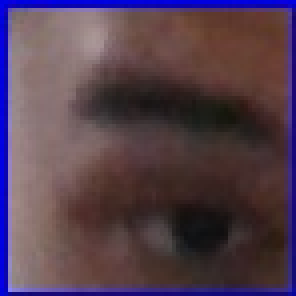
#> input picture Đồ án 5_Nhận diện điểm danh/Source/ImagesUnknown/Image1.jpg, 74 x 74 px, given as the content of the folder ImagesUnknown/Image1.jpg, which was not available (shown 4 times larger)
$ python -i Train_Image.py   (imports and definitions only)
#> lines starting #> are read from the running program, lines starting #| are printed output that depends on the picture
import os
import cv2
import numpy as np
from PIL import Image

# -------------- image labesl ------------------------
def getImagesAndLabels(path):
    # Lấy đường dẫn của toàn bộ file ở trong folder
#> called with path = 'ImagesUnknown/Image1.jpg'
    imagePaths = [os.path.join(path, f) for f in os.listdir(path)]
    # Tạo danh sách faces và Ids rỗng
    faces = []
    Ids = []
    # Lặp qua tất cả đường dẫn hình ảnh đã lấy và load cái ID với bức ảnh đó
    for imagePath in imagePaths:
        # load ảnh và convert ảnh đó qua gray scale
        pilImage = Image.open(imagePath).convert('L')
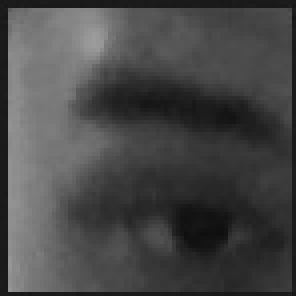
#> pilImage: PIL image 74x74 L (shown 4 times larger); min 15, max 156, mean 71.4
        # Convert pilImage thành mảng numpy
        imageNp = np.array(pilImage, 'uint8')
        # Lấy Id từ ảnh
#> (the run stopped early here; a loop or call above may not have finished)

$ run again, on Đồ án 5_Nhận diện điểm danh/Source/ImagesUnknown/Image2.jpg
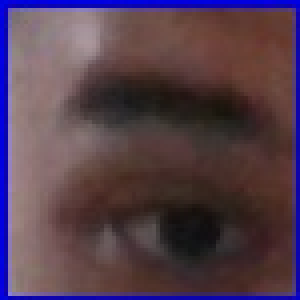
#> input picture Đồ án 5_Nhận diện điểm danh/Source/ImagesUnknown/Image2.jpg, 75 x 75 px, given as the content of the folder ImagesUnknown/Image2.jpg, which was not available (shown 4 times larger)
#> in getImagesAndLabels, `pilImage = Image.open(imagePath).convert('L')`:
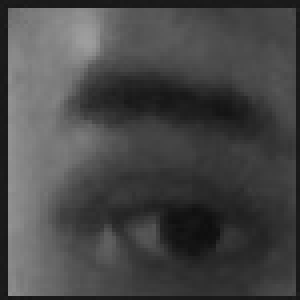
#> pilImage: PIL image 75x75 L (shown 4 times larger); min 14, max 158, mean 71.1
